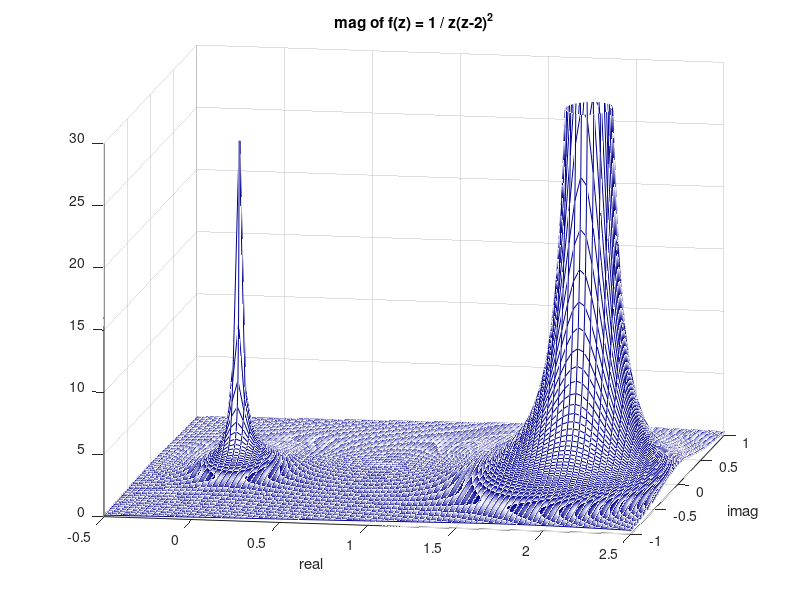

Write MATLAB code to recreate this figure. (Note: this script raises an error after producing the figure.)
%{
    pole singularity of order N at point z_0
    there is a Laurent expansion in a deleted neighborhood
    lim z -> z_0  (z-z_0)^N f(z) = c(-N)  ... not 0 or inf
    
    representation is f(z) = 1 / (z - z0)^N   g(z)
    g(z) is analytic and non zero at z_0, g(z_0) = c(-N)
    f(z) will blow up at c(-N) / (z-z0)^N
    

    order of pole tells you how fast it rises to inf

    
%}

select = 2;

%f(z) = cosz / z has a simple pole at origin (N = 1)
if select == 1
x = linspace(-1,1, 200);
y = linspace(-1,1,200);
[x,y] = meshgrid(x,y);
z = (x + j*y);
f = cos(z)./(z);
fmag = abs(f);
mesh(x, y, fmag);
colormap('jet');
grid on;
title('mag of f(z) = cosz / z');
xlabel('real');
ylabel('imag');
end



%f(z) = 1 / z(z-2)^2 has a few poles and order is higher (N=2)
if select == 2
x = linspace(-1,4, 150);
y = linspace(-1,1,150);
[x,y] = meshgrid(x,y);
z = (x + j*y);
f = z.*(z-2).^2;
f = 1./f;
fmag = abs(f);

figure(1);
mesh(x, y, fmag);
axis([-.5, 2.5, -1, 1, 0, 30]); % limits x[], y[], z[]
colormap('jet');
view(10,15);
title('mag of f(z) = 1 / z(z-2)^2');
xlabel('real');
ylabel('imag');

figure(2);
x = linspace(-1, 3, 100);
y = linspace(-1, 1, 100);
n = [.5, 1, 2];     % how to select specific values of function
[x, y] = meshgrid(x, y);
z = (x + j*y);
f = z.*(z-2).^2;
f = 1./f;
fmag = abs(f);
[d, h] = contour(x, y, f1mag, n);
axis equal;
grid;
hold on;
clabel(d,h);
title('contour, mag of f(z) = 1 / z(z-2)^2');
xlabel('real');
ylabel('imag');

end
